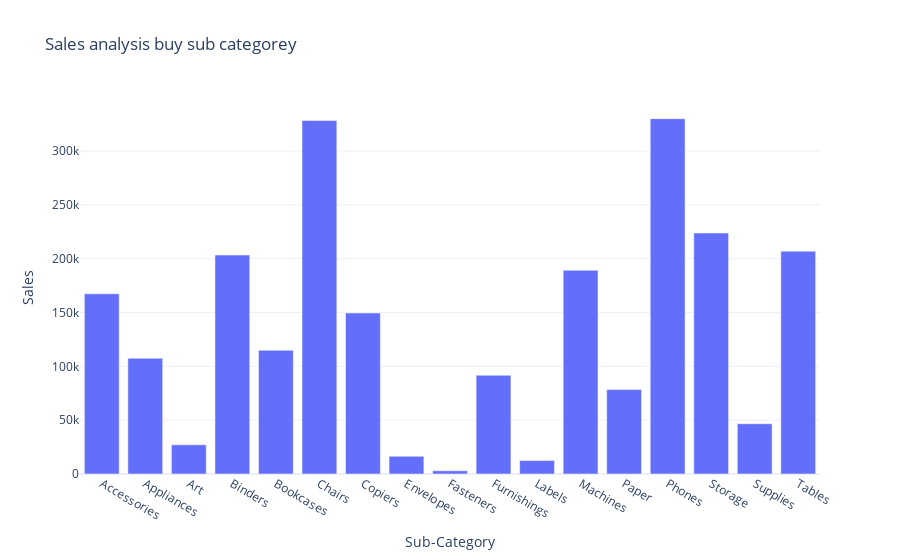

Notebook cell for this chart:
### Code cell
fig = px.bar(sales_by_Subcategory, 
             x = 'Sub-Category', 
              y = 'Sales',
               title = 'Sales analysis buy sub categorey')
fig.show()

### Figure 1 — Plotly figure (JSON) as saved in the notebook; plotly's stock layout.template omitted (floating-point values rounded to 4 significant figures)
{"data": [{"hovertemplate": "Sub-Category=%{x}<br>Sales=%{y}<extra></extra>", "legendgroup": "", "marker": {"color": "#636efa", "pattern": {"shape": ""}}, "name": "", "orientation": "v", "showlegend": false, "textposition": "auto", "type": "bar", "x": ["Accessories", "Appliances", "Art", "Binders", "Bookcases", "Chairs", "Copiers", "Envelopes", "Fasteners", "Furnishings", "Labels", "Machines", "Paper", "Phones", "Storage", "Supplies", "Tables"], "xaxis": "x", "y": [167400.0, 107500.0, 27120.0, 203400.0, 114900.0, 328400.0, 149500.0, 16480.0, 3024.0, 91710.0, 12490.0, 189200.0, 78480.0, 330000.0, 223800.0, 46670.0, 207000.0], "yaxis": "y"}], "layout": {"barmode": "relative", "legend": {"tracegroupgap": 0}, "title": {"text": "Sales analysis buy sub categorey"}, "xaxis": {"anchor": "y", "domain": [0, 1], "title": {"text": "Sub-Category"}}, "yaxis": {"anchor": "x", "domain": [0, 1], "title": {"text": "Sales"}}}}
